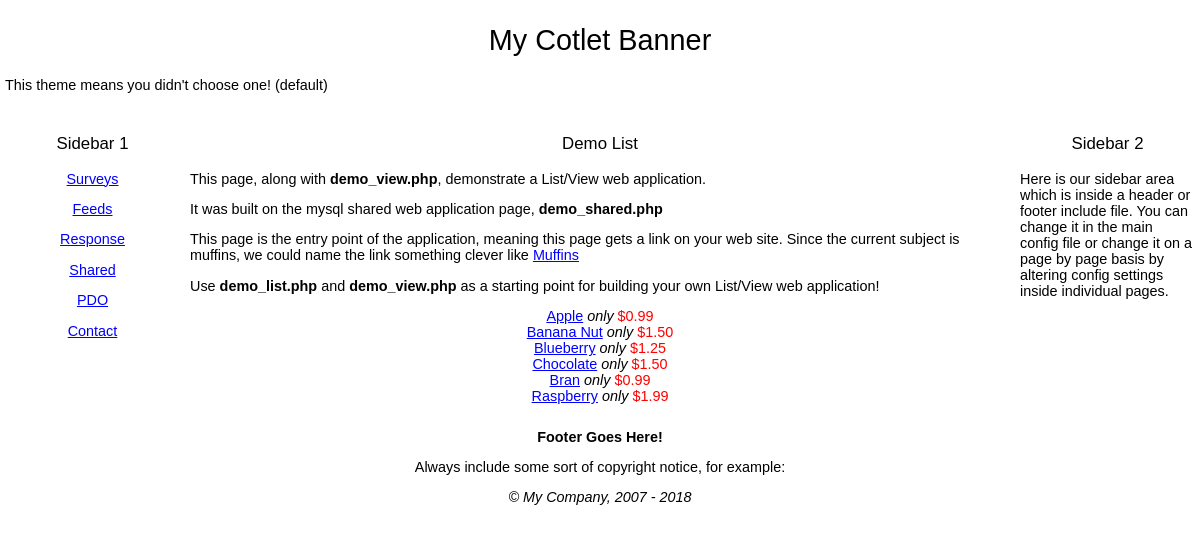
Page /demo/demo_list.php on the committed database.
### tables this page shows
create table test_Muffins
( MuffinID int unsigned not null auto_increment primary key,
MuffinName varchar(60),
Description text,
MetaDescription varchar(255),
MetaKeywords varchar(255),
Price decimal(5,2)
);

### demo/demo_list.php (the view, shortened to what this page needs)
<?php
require '../inc_0700/config_inc.php';
$sql = "select MuffinName, MuffinID, Price from test_Muffins";
get_header();
?>
<h3 align="center"><?=smartTitle();?></h3>
<p>This page, along with <b>demo_view.php</b>, demonstrate a List/View web application.</p>
<p>It was built on the mysql shared web application page, <b>demo_shared.php</b></p>
<p>This page is the entry point of the application, meaning this page gets a link on your web site.  Since the current subject is muffins, we could name the link something clever like <a href="<?php echo VIRTUAL_PATH; ?>demo_list.php">Muffins</a></p>
<p>Use <b>demo_list.php</b> and <b>demo_view.php</b> as a starting point for building your own List/View web application!</p>
<?php
$result = mysqli_query(IDB::conn(),$sql) or die(trigger_error(mysqli_error(IDB::conn()), E_USER_ERROR));
if(mysqli_num_rows($result) > 0)
{
	while($row = mysqli_fetch_assoc($result))
	{
         echo '<div align="center"><a href="' . VIRTUAL_PATH . 'demo/demo_view.php?id=' . (int)$row['MuffinID'] . '">' . dbOut($row['MuffinName']) . '</a>';
         echo ' <i>only</i> <font color="red">$' . number_format((float)$row['Price'],2)  . '</font></div>';
	}
}else{
    echo "<div align=center>What! No muffins?  There must be a mistake!!</div>";
}
get_footer();
?>

### inc_0700/config_inc.php (shortened to what this page needs)
<?php
$config = new stdClass;
include INCLUDE_PATH . 'common_inc.php';
$config->banner = 'My Cotlet Banner';
$config->sidebar1 = '
<h3 align="center">Sidebar 1</h3>
';
$config->sidebar2 = '<h3 align="center">Sidebar 2</h3>';
$config->sidebar2 .= '
<p>Here is our sidebar area which is inside a header or footer include file. You can change it in the main config file or
change it on a page by page basis by altering config settings inside individual pages.</p>
';
$nav1['surveys/index.php'] = "Surveys~The entrance to our Survey App";
$nav1['feeds/index.php'] = "Feeds~The entrance to our feeds";
$nav1['surveys/response_view.php'] = "Response~The entrance to Response view";
$nav1['demo/demo_shared.php'] = "Shared~A demo page for building mysqli shared connection based applications.";
$nav1['demo/demo_pdo.php'] = "PDO~A demo page for building PDO connection based applications.";
$nav1['demo/demo_contact.php'] = "Contact~A demo for building postback forms";
$config->nav1 = $nav1;

### inc_0700/header_inc.php (shortened to what this page needs)
<!DOCTYPE html PUBLIC "-//W3C//DTD XHTML 1.0 Transitional//EN" "http://www.w3.org/TR/xhtml1/DTD/xhtml1-transitional.dtd">
<html xmlns="http://www.w3.org/1999/xhtml">
<head>
	<link href="<?php echo VIRTUAL_PATH; ?>include/default_style.css" rel="stylesheet" type="text/css" />
</head>
<body>
<table width="100%" cellpadding="5" cellspacing="0" margin="0">
	<tr>
		<td colspan="3">
	  		 <h1 align="center"><?php echo $config->banner;?></h1>
	  		 <p>This theme means you didn't choose one!  (default)
		</td>
  	</tr>
	<tr>
      	<td width="175" valign="top">
			<p align="center"><? echo $config->sidebar1; ?></p>
			<?php
				echo makeLinks($config->nav1,'<p align="center">','</p>');
			?>
		</td>
		<td valign="top">

### inc_0700/common_inc.php (shortened to what this page needs)
<?php
function dbOut($str)
{
	if($str!=""){$str = stripslashes(trim($str));}
	return $str;
}
function get_header($myInclude = '')
{
	static $headerDone = 0;
	$headerDone++;
	if ($myInclude != "" && file_exists(THEME_PHYSICAL . $myInclude))
	{
		$myInclude = THEME_PHYSICAL . $myInclude;
	}else{
		if (file_exists(THEME_PHYSICAL . 'header_inc.php') && file_exists(THEME_PHYSICAL . 'footer_inc.php')) {
			if($headerDone == 1){$myInclude = THEME_PHYSICAL . 'header_inc.php';}else{$myInclude = THEME_PHYSICAL . 'footer_inc.php';}
		} else {
			if($headerDone == 1){$myInclude = INCLUDE_PATH . 'header_inc.php';}else{$myInclude = INCLUDE_PATH . 'footer_inc.php';}
		}
	}
	include $myInclude;
}
function get_footer($myInclude = '')
{
	get_header($myInclude);
}
function makeLinks($linkArray,$prefix='',$suffix='',$separator="~")
{
	$myReturn = '';
	foreach($linkArray as $url => $text)
	{
		$target = ' target="_blank"';
		$httpCheck = strtolower(substr($url,0,8));
		if(!(strrpos($httpCheck,"http://")>-1) && !(strrpos($httpCheck,"https://")>-1))
		{
			$url = VIRTUAL_PATH . $url;
			$target = "";
		}else if(strrpos($url,ADMIN_PATH . 'admin_')>-1){$target = "";}
		$pos = strrpos($text, $separator);
		if ($pos === false)
		{
			$myReturn .= $prefix . "<a href=\"" . $url . "\"" . $target . ">" . $text . "</a>" . $suffix . "\n";
		}else{
			$aText = explode($separator,$text);
			$myReturn .= $prefix . "<a href=\"" . $url . "\" title=\"" . $aText[1] . "\"" . $target . ">" . $aText[0] . "</a>" . $suffix . "\n";
		}
	}
	return $myReturn;
}
function smartTitle($myTitle = '')
{
	if($myTitle == ''){$myTitle = THIS_PAGE;}
	$myTitle = strtolower(substr($myTitle, 0, strripos($myTitle, '.')));
	$separators = array("_", "-");
	$myTitle = str_replace($separators, " ", $myTitle);
	$myTitle = explode(" ",$myTitle);
	$skip = "this|is|of|a|an|the|but|or|not|yet|at|on|in|over|above|under|below|behind|next to| beside|by|among|between|by|till|since|during|for|throughout|to|and|my";
	$skip = explode("|",$skip);
	for($x=0;$x<count($myTitle);$x++)
	{
		if($x == 0 || !in_array($myTitle[$x], $skip)) {$myTitle[$x] = ucwords($myTitle[$x]);}
	}
	return implode(" ",$myTitle);
}
class IDB
{
	private static $instance = null;
	private function __construct()
	{
		$this->dbHandle = mysqli_connect(DB_HOST,DB_USER,DB_PASSWORD, DB_NAME) or die(trigger_error(mysqli_connect_error(), E_USER_ERROR));
	}
	public static function conn()
    {
      if(self::$instance == null){self::$instance = new self;}
      return self::$instance->dbHandle;
    }
}

### inc_0700/footer_inc.php (shortened to what this page needs)
	  </td>
      	<td width="175" valign="top">
		<? echo $config->sidebar2; ?>
        </td>
	</tr>
	<tr>
		<td colspan="3">
		    <p align="center"><b>Footer Goes Here!</b></p>
			<p align="center">Always include some sort of copyright notice, for example:</p>
	        <p align="center"><em>&copy; My Company, 2007 - <?php echo date("Y");?></em></p>
		</td>
  </tr>
</table>
</body>
</html>

### include/default_style.css (style rules this page uses)
body { font-size: .9em; font-family: Verdana, Geneva, Arial, Helvetica, sans-serif; padding:0; margin:0; background-color:#FFFFFF; }
td { font-family: Verdana, Geneva, Arial, Helvetica, sans-serif; }
h1, h2, h3, h4, h5, h6 { font-weight: normal; }
a { font-family:Verdana, Arial, Helvetica, sans-serif; }
a:link { color: #00f; }

### rows in the picture
test_muffins: MuffinName "Apple", Price "0.99"
test_muffins: MuffinName "Banana Nut", Price "1.50"
test_muffins: MuffinName "Blueberry", Price "1.25"
test_muffins: MuffinName "Chocolate", Price "1.50"
test_muffins: MuffinName "Bran", Price "0.99"
test_muffins: MuffinName "Raspberry", Price "1.99"

### other values in the picture
$config->banner "My Cotlet Banner"
$aText[0] "Surveys"
$aText[0] "Feeds"
$aText[0] "Response"
$aText[0] "Shared"
$aText[0] "PDO"
$aText[0] "Contact"
smartTitle() "Demo List"
